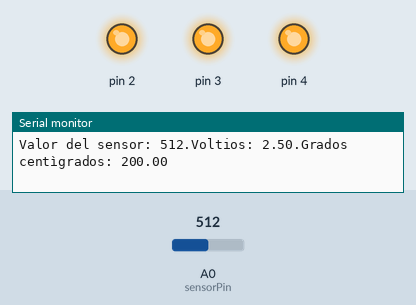
Bench run of a sketch on a simulated Arduino Uno, built with avr-gcc and run on an emulated ATmega328P. Shown: output pins drawn as LEDs (lit = HIGH), the last lines printed to the serial monitor. Inputs (shaded band) come from the test bench; at power-on: A0 (sensorPin) = 512.

Above: at 1.2 s.
1.3 s: A0 (sensorPin) set to 171
4.3 s: A0 (sensorPin) set to 163
At 5.5 s:
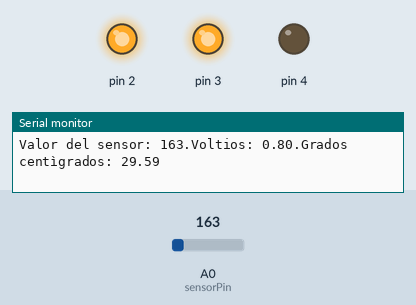
5.8 s: A0 (sensorPin) set to 122
At 6.4 s:
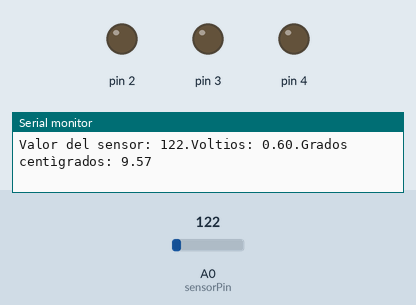
Timing chart, 0 to 8.8 s (numbered marks = the images above; inputs shaded):
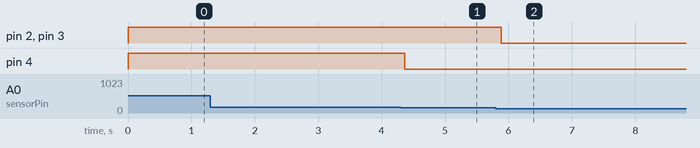

Measured:
- the behaviour switches between 164 and 163 on A0 (sensorPin) (found by bisection; images 0 and 1)
- after the input at 4.3 s, pin 4: HIGH → LOW after 0.07 s
- after the input at 5.8 s, pin 2, pin 3: HIGH → LOW after 0.09 s

The sketch:

love_o_meter.ino
```cpp
const int sensorPin =A0;
const float baselineTemp = 24.0;

void setup() {
  // put your setup code here, to run once:
Serial.begin(9600);
for ( int pinNumber = 1; pinNumber < 5;pinNumber ++)
{
pinMode(pinNumber,OUTPUT);
digitalWrite(pinNumber,LOW);
}}

void loop() {
  // MANDAR MENSAJE DE TEMPERATURA
int sensorVal = analogRead(sensorPin);
Serial.print("Valor del sensor: ");
Serial.print(sensorVal);
//convertir la lectura en Voltaje
float voltage = (sensorVal/ 1024.0) * 5.0;
Serial.print(".Voltios: ");
Serial.print(voltage);
//pasamos a grados centìgrados
float temperature = (voltage - .5) * 100;
Serial.print(".Grados centìgrados: " );
Serial.println(temperature);
if(temperature < baselineTemp){
  digitalWrite(2,LOW);
  digitalWrite(3,LOW);
  digitalWrite(4,LOW);
}else if (temperature >= baselineTemp +2 && temperature < baselineTemp+4){
  digitalWrite(2,HIGH);
  digitalWrite(3,LOW);
  digitalWrite(4,LOW);
}else if (temperature >= baselineTemp +4 && temperature < baselineTemp+6){
  digitalWrite(2,HIGH);
  digitalWrite(3,HIGH);
  digitalWrite(4,LOW);
}else if (temperature >= baselineTemp+6){
  digitalWrite(2,HIGH);
  digitalWrite(3,HIGH);
  digitalWrite(4,HIGH);
}
delay(100);
}
```
